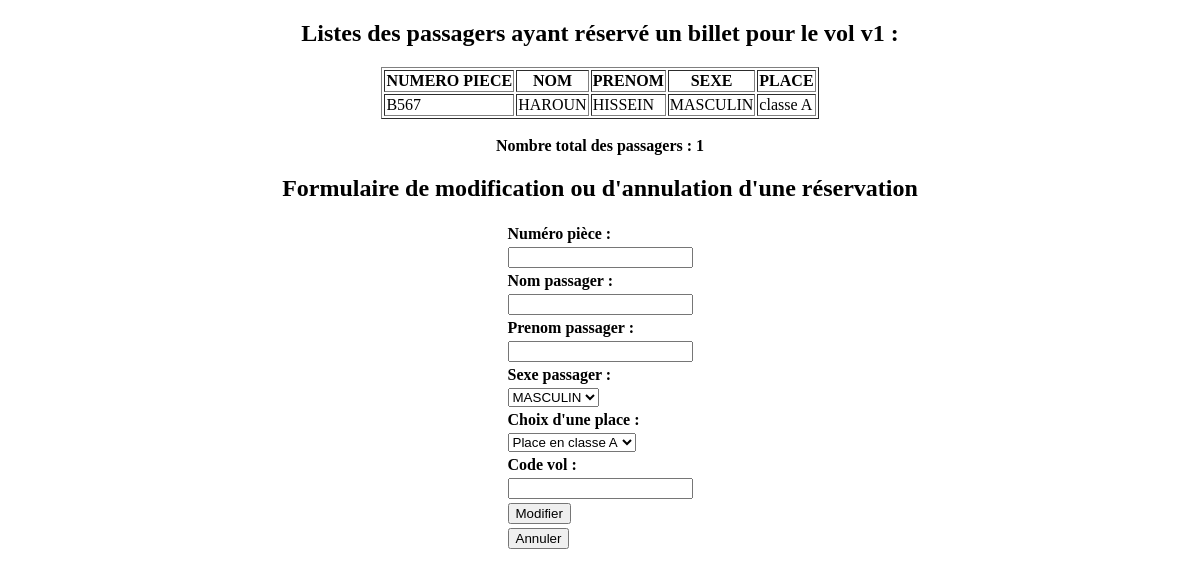
Screenshot of /reservation.php?Matricule=v1 with the database file from the repository.
### tables this page shows
CREATE TABLE IF NOT EXISTS `passager` (
  `numpiece` varchar(30) NOT NULL,
  `nom` varchar(50) NOT NULL,
  `prenom` varchar(50) NOT NULL,
  `sexe` varchar(15) NOT NULL,
  `choix_class` varchar(20) NOT NULL,
  `code_vol` varchar(20) NOT NULL,
  PRIMARY KEY (`numpiece`),
  KEY `fk1` (`code_vol`)
);

### reservation.php (the view, shortened to what this page needs)
<?php
$servername = "localhost";
$username = "root";
$password = "";
$dbname = "aerobase";
$conn = mysqli_connect($servername, $username, $password, $dbname);
?>
<!DOCTYPE html>
<html>
<head>
	<link rel="stylesheet" type="text/css" href="mystyle.css">
</head>
<body>
<div  align="center">
<?php
 @$mat=$_GET['Matricule'];
 print"<h2>Listes des passagers ayant réservé un billet pour le vol $mat :</h2>";
$sql="select * from passager where code_vol='$mat'";
$exe=mysqli_query($conn,$sql);
	print'<table border="1" class="tab"><tr><th>NUMERO PIECE</th><th>NOM</th><th>PRENOM</th><th>SEXE</th><th>PLACE</th></tr>';
	     while($rst=mysqli_fetch_assoc($exe)){
	         $num=$rst['numpiece'];
	        $nom=$rst['nom'];
	        $prenom=$rst['prenom'];
	        $sexe=$rst['sexe'];
	        $place=$rst['choix_class'];
	         print"<tr>";
	         echo"<td>$num</td>";
	         echo"<td>$nom</td>";
	         echo"<td>$prenom</td>";
	         echo"<td>$sexe</td>";
	         echo"<td>$place</td>";
	         print"</tr>";
	     }
	   print'</table>';
	?>
	<?php
	   $kk=mysqli_query($conn,"select count(*) as nbp from passager where code_vol='$mat'");
	    if($res=mysqli_fetch_assoc($kk)){
	    $nomb=$res['nbp'];
	    }
	   echo "<br><b>Nombre total des passagers : $nomb</b>";
	?>
	<h2 align="center">Formulaire de modification ou d'annulation d'une réservation</h2>
	<form action="" method="POST">
	<table >
	<tr><td><b>Numéro pièce :</b></td></tr>
	<tr><td><input type="text" name="num"></td></tr>
	<tr><td><b>Nom passager :</b></td></tr>
	<tr><td><input type="text" name="nom"></td></tr>
	<tr><td><b>Prenom passager :</b></td></tr>
	<tr><td><input type="text" name="prenom"></td></tr>
	<tr><td><b>Sexe passager :</b></td></tr>
	<tr><td><select name="sexe" id="sexe"  >
         <option  value="MASCULIN">MASCULIN</option>
     </select></td></tr>
	<tr><td><b>Choix d'une place :</b></td></tr>
	<tr><td><select name="ch_classe" id="ch_classe"  >
         <option  value="classe A">Place en classe A</option>
     </select></td></tr>
     <tr><td><b>Code vol :</b></td></tr>
	<tr><td><input type="text" name="codevol"></td></tr>
	<tr><td><input type="submit" name="bmodif" value="Modifier" class="bouton"></td></tr>
	<tr><td><input type="submit" name="bsupp" value="Annuler" class="bouton"></td></tr>
	</table>
	</form>
	</div>
</body>

### rows the page displays
passager: numpiece "B567", nom "HAROUN", prenom "HISSEIN", sexe "MASCULIN", choix_class "classe A"

### other values shown
$mat "v1"
$nomb "1"
